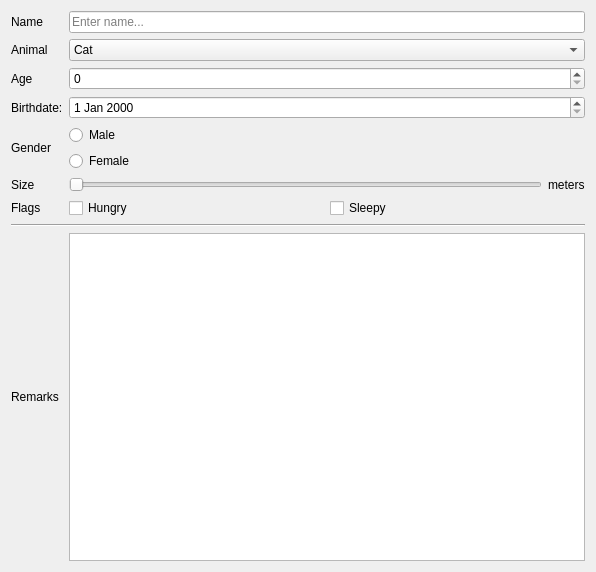
<?xml version="1.0" encoding="UTF-8"?>
<ui version="4.0">
 <class>Form</class>
 <widget class="QWidget" name="Form">
  <property name="geometry">
   <rect>
    <x>0</x>
    <y>0</y>
    <width>596</width>
    <height>572</height>
   </rect>
  </property>
  <property name="windowTitle">
   <string>Form</string>
  </property>
  <layout class="QGridLayout" name="gridLayout_2">
   <item row="1" column="0">
    <widget class="QLabel" name="label_2">
     <property name="text">
      <string>Animal</string>
     </property>
    </widget>
   </item>
   <item row="3" column="1" colspan="2">
    <widget class="QDateEdit" name="birthdate">
     <property name="maximumDate">
      <date>
       <year>2100</year>
       <month>12</month>
       <day>31</day>
      </date>
     </property>
     <property name="minimumDate">
      <date>
       <year>1900</year>
       <month>1</month>
       <day>1</day>
      </date>
     </property>
    </widget>
   </item>
   <item row="5" column="1">
    <widget class="QSlider" name="size">
     <property name="minimum">
      <number>0</number>
     </property>
     <property name="maximum">
      <number>10</number>
     </property>
     <property name="singleStep">
      <number>2</number>
     </property>
     <property name="orientation">
      <enum>Qt::Horizontal</enum>
     </property>
     <property name="invertedAppearance">
      <bool>false</bool>
     </property>
     <property name="invertedControls">
      <bool>false</bool>
     </property>
    </widget>
   </item>
   <item row="8" column="0">
    <widget class="QLabel" name="label_5">
     <property name="text">
      <string>Remarks</string>
     </property>
    </widget>
   </item>
   <item row="4" column="1" colspan="2">
    <layout class="QGridLayout" name="gridLayout">
     <item row="1" column="0">
      <widget class="QRadioButton" name="female">
       <property name="text">
        <string>Female</string>
       </property>
       <attribute name="buttonGroup">
        <string notr="true">gender</string>
       </attribute>
      </widget>
     </item>
     <item row="0" column="0">
      <widget class="QRadioButton" name="male">
       <property name="text">
        <string>Male</string>
       </property>
       <attribute name="buttonGroup">
        <string notr="true">gender</string>
       </attribute>
      </widget>
     </item>
    </layout>
   </item>
   <item row="4" column="0">
    <widget class="QLabel" name="label_3">
     <property name="text">
      <string>Gender</string>
     </property>
    </widget>
   </item>
   <item row="6" column="0">
    <widget class="QLabel" name="label_4">
     <property name="text">
      <string>Flags</string>
     </property>
    </widget>
   </item>
   <item row="1" column="1" colspan="2">
    <widget class="QComboBox" name="animal">
     <item>
      <property name="text">
       <string>Cat</string>
      </property>
     </item>
     <item>
      <property name="text">
       <string>Dog</string>
      </property>
     </item>
    </widget>
   </item>
   <item row="0" column="0">
    <widget class="QLabel" name="label">
     <property name="text">
      <string>Name</string>
     </property>
    </widget>
   </item>
   <item row="2" column="0">
    <widget class="QLabel" name="label_7">
     <property name="text">
      <string>Age</string>
     </property>
    </widget>
   </item>
   <item row="5" column="2">
    <widget class="QLabel" name="label_6">
     <property name="text">
      <string>meters</string>
     </property>
    </widget>
   </item>
   <item row="2" column="1" colspan="2">
    <widget class="QSpinBox" name="age"/>
   </item>
   <item row="3" column="0">
    <widget class="QLabel" name="label_8">
     <property name="text">
      <string>Birthdate:</string>
     </property>
    </widget>
   </item>
   <item row="5" column="0">
    <widget class="QLabel" name="label_9">
     <property name="text">
      <string>Size</string>
     </property>
    </widget>
   </item>
   <item row="0" column="1" colspan="2">
    <widget class="QLineEdit" name="name">
     <property name="placeholderText">
      <string>Enter name...</string>
     </property>
    </widget>
   </item>
   <item row="6" column="1" colspan="2">
    <layout class="QHBoxLayout" name="horizontalLayout_2">
     <item>
      <widget class="QCheckBox" name="hungry">
       <property name="text">
        <string>Hungry</string>
       </property>
      </widget>
     </item>
     <item>
      <widget class="QCheckBox" name="sleepy">
       <property name="text">
        <string>Sleepy</string>
       </property>
      </widget>
     </item>
    </layout>
   </item>
   <item row="7" column="0" colspan="3">
    <widget class="Line" name="line">
     <property name="orientation">
      <enum>Qt::Horizontal</enum>
     </property>
    </widget>
   </item>
   <item row="8" column="1" colspan="2">
    <widget class="QTextEdit" name="remarks"/>
   </item>
  </layout>
 </widget>
 <resources/>
 <connections/>
 <buttongroups>
  <buttongroup name="gender"/>
 </buttongroups>
</ui>
